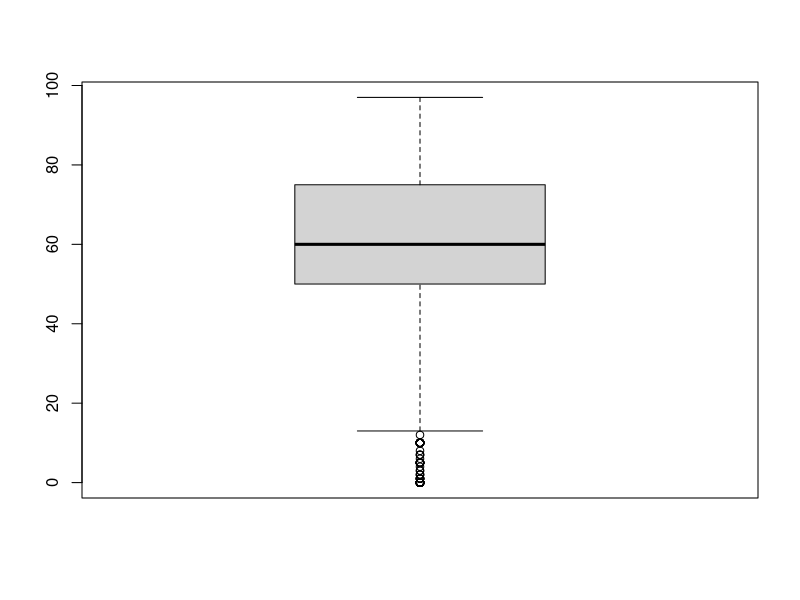
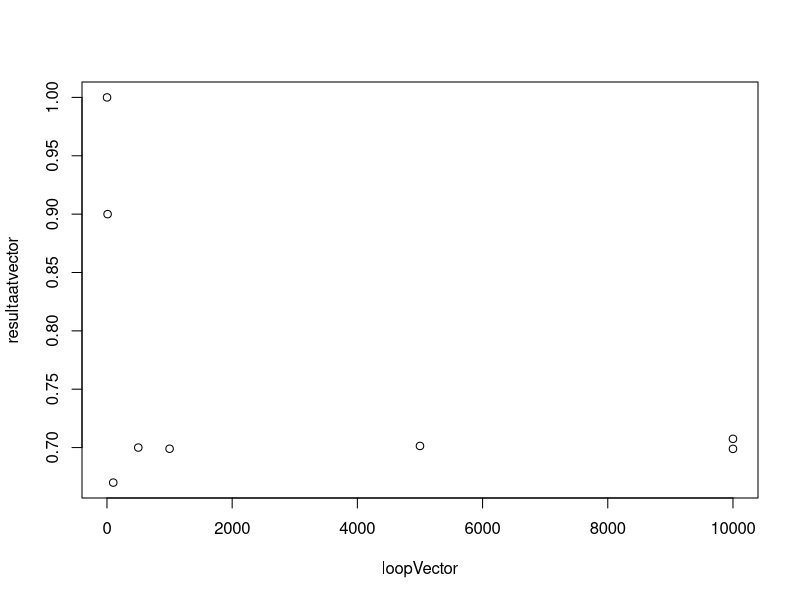

The R source for these figures, in order:
## ---- chunk 1
knitr::opts_chunk$set(echo = TRUE)
## ---- chunk 2

library(readr)
data = read.csv("nesexample2.csv")

## ---- chunk 3
summary(data$therm.dems)
sd(data$therm.dems, na.rm= TRUE)
# na.rm verwijder al de na's
boxplot(data$therm.dems)

## ---- chunk 4
narmdata = na.omit(data$therm.dems)
N = length(narmdata)
N


aantalloops = 1000


betrouwjehet = function(aantalloops,grootte,data){
  gemiddelde  = mean(data)
  aantalsucces = 0
  for (i in 1:aantalloops){
  steekproef = sample(data,grootte)
      # 9betrouwbaarheidsinterval 75
      mu = mean(steekproef)
      si = sd(steekproef)
      
      
      minimum = mu-(qnorm(0.85)*(si/sqrt(grootte)))
      maximum = mu+(qnorm(0.85)*(si/sqrt(grootte)))
      
      
      
      if (minimum < gemiddelde & gemiddelde < maximum){
        aantalsucces = aantalsucces + 1}
        
      

  }
  percentage = aantalsucces/aantalloops
  return = percentage
    }

print(betrouwjehet(10000,64,narmdata))

resultaatvector=c()
loopVector = c(1,10,100,500,1000,5000,10000,10000)
for (i in 1:length(loopVector)){
  resultaatvector[i] = betrouwjehet(loopVector[i],64,narmdata)
  }
plot(loopVector,resultaatvector)
